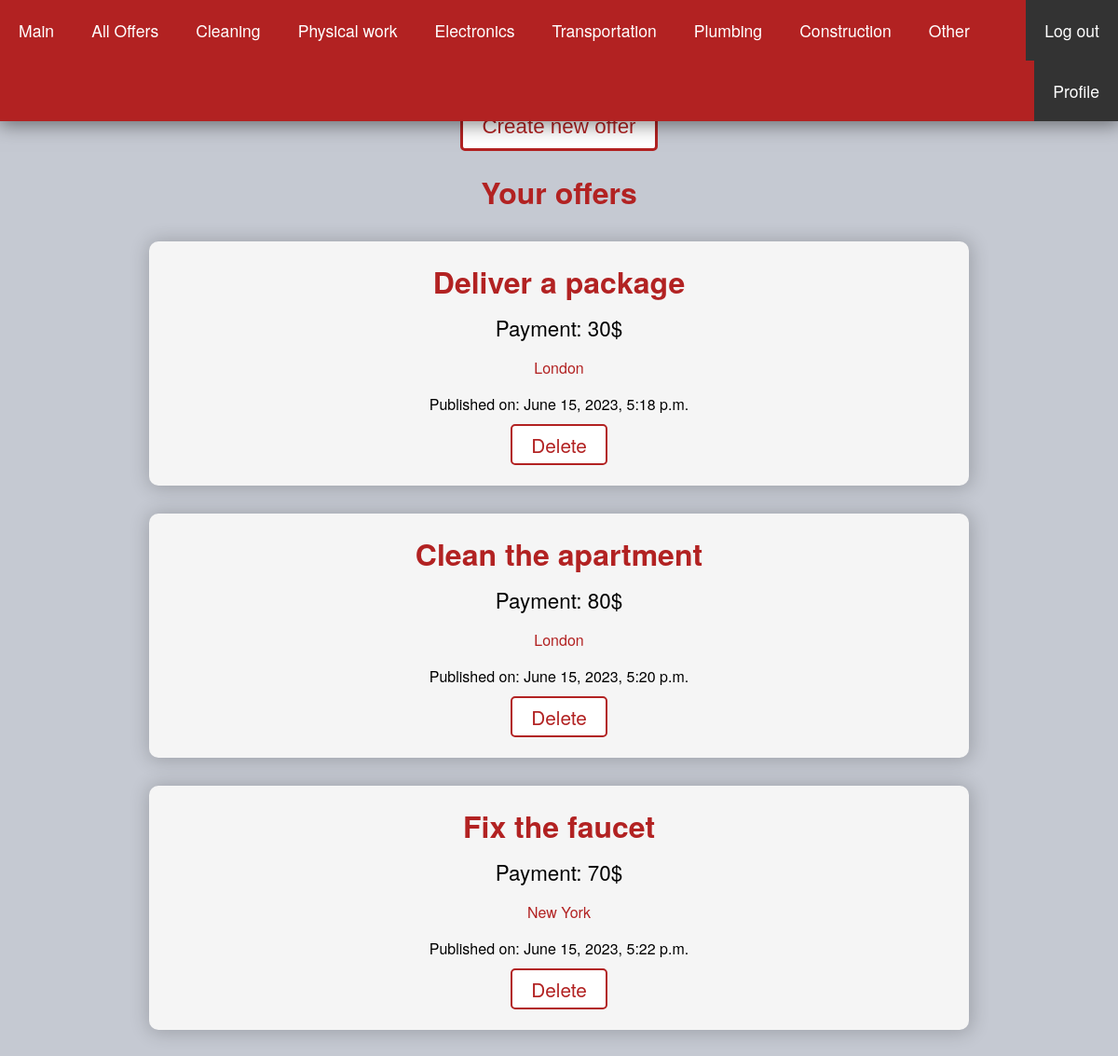
/accounts/profile/ (signed in), run on the app's committed database.
### job_app/models.py (models this page shows, shortened)
class Offer(models.Model):
    OFFER_CATEGORY = [('pl', 'plumbing'), ('el', 'electronics'), ('pw', 'physical work'),
                      ('cl', 'cleaning'), ('tr', 'transportation'), ('co', 'construction'),  ('ot', 'other')]
    title = models.CharField(blank=False, max_length=100)
    description = models.TextField(blank=False, max_length=500)
    category = models.CharField(blank=False, max_length=2, choices=OFFER_CATEGORY)
    payment = models.PositiveBigIntegerField(blank=False, default=0)
    city = models.CharField(blank=False, max_length=50, default="")
    issued = models.DateTimeField()
    phone = models.PositiveBigIntegerField(blank=False)
    user_id = models.CharField(blank=False, max_length=100, default="")

### job_app/views.py (the view)
# urls.py: path("accounts/profile/", app_views.profile, name='profile')
def profile(request):
    current_user_id = request.user.id
    user_offers = Offer.objects.filter(user_id=current_user_id)
    context = {'user_offers': user_offers}
    return render(request, "profile.html", context)

### job_app/templates/profile.html (shortened to what this page needs)
{% extends "base.html" %}
{% block content %}
    <body class="offer">
    {% if user.is_authenticated %}
        <a href="{% url 'new_offer' %}" class="create-offer-a">
            <button class="create-offer-btn">Create new offer</button>
        </a>
        <h1>Your offers</h1>
        {% for offer in user_offers %}
        <div class="card-container">
            <a href="{% url 'offer' offer.id %}" class="title-link">
                <h2 class="title">{{ offer.title }}</h2>
            </a>
            <p class="payment">Payment: {{ offer.payment }}$</p>
            <p class="city">{{ offer.city }}</p>
            <p class="issued">Published on: {{ offer.issued }}</p>
            <a href="{% url 'delete' offer.id %}" class="delete-a">Delete</a>
        </div>
    {% endfor %}
        {% else %}
            <p class="warning">Please log in or register to see this page.</p>
        {% endif %}
    </body>
{% endblock %}

### job_app/static/job_app/style/style.css (style rules this page uses)
body.offer { padding: 0; margin: 0; font-family: Helvetica Neue, Arial, sans-serif; text-align: center; background-color: #c5c9d2; }
h1 { color: firebrick; text-align: center; }
.card-container { width: 70%; background-color: whitesmoke; margin: 30px auto; padding: 20px 20px 12px 20px; text-align: center; box-shadow: 1px 1px 20px 2px rgba(0, 0, 0, 0.2); border-radius: 10px; }
a { text-decoration: none; }
.title { color: firebrick; font-size: 2rem; margin: 0; }
.payment { font-size: 1.4rem; color: black; margin: 10px 0; }
.city { color: firebrick; }
.issued { margin: 0; color: black; }
.create-offer-btn { padding: 10px 20px; font-size: 1.4rem; color: firebrick; background-color: white; border-radius: 5px; transition: .5s; border: 3px solid firebrick; }
.create-offer-a:link { color: firebrick; }
.delete-a { background-color: white; color: firebrick; padding: 5px 20px; font-size: 1.3rem; display: inline-block; margin: 10px auto; border-radius: 5px; border: 2px solid firebrick; transition: .5s; }

### data on the page
Offer: title "Deliver a package", payment "30", city "London", issued "June 15, 2023, 5:18 p.m."
Offer: title "Clean the apartment", payment "80", city "London", issued "June 15, 2023, 5:20 p.m."
Offer: title "Fix the faucet", payment "70", city "New York", issued "June 15, 2023, 5:22 p.m."
